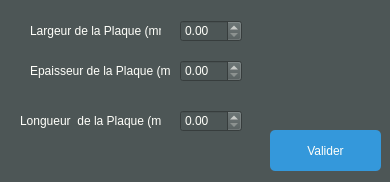
<?xml version="1.0" encoding="UTF-8"?>
<ui version="4.0">
 <class>Reglage</class>
 <widget class="QDialog" name="Reglage">
  <property name="geometry">
   <rect>
    <x>0</x>
    <y>0</y>
    <width>390</width>
    <height>182</height>
   </rect>
  </property>
  <property name="windowTitle">
   <string>Dialog</string>
  </property>
  <property name="styleSheet">
   <string notr="true">background : rgb(77, 86, 86  );
color : rgb(255,255,250);
font-family: &quot;New Century Schoolbook&quot; ;</string>
  </property>
  <widget class="QPushButton" name="Valider_Plaque">
   <property name="geometry">
    <rect>
     <x>270</x>
     <y>130</y>
     <width>111</width>
     <height>41</height>
    </rect>
   </property>
   <property name="styleSheet">
    <string notr="true">#Valider_Plaque{
background: rgb(52, 152, 219);
border-radius:5px;
 }
#Valider_Plaque::hover { 
background : rgb(21, 67, 96 );
color:white;
}
</string>
   </property>
   <property name="text">
    <string>Valider</string>
   </property>
  </widget>
  <widget class="QLabel" name="Texte_Larg_Plaque">
   <property name="geometry">
    <rect>
     <x>30</x>
     <y>10</y>
     <width>131</width>
     <height>41</height>
    </rect>
   </property>
   <property name="styleSheet">
    <string notr="true"/>
   </property>
   <property name="text">
    <string>Largeur de la Plaque (mm)</string>
   </property>
  </widget>
  <widget class="QDoubleSpinBox" name="Largeur_Plaque">
   <property name="geometry">
    <rect>
     <x>180</x>
     <y>20</y>
     <width>62</width>
     <height>22</height>
    </rect>
   </property>
  </widget>
  <widget class="QDoubleSpinBox" name="Epaisseur_Plaque">
   <property name="geometry">
    <rect>
     <x>180</x>
     <y>60</y>
     <width>62</width>
     <height>22</height>
    </rect>
   </property>
  </widget>
  <widget class="QDoubleSpinBox" name="Longueur_Plaque">
   <property name="geometry">
    <rect>
     <x>180</x>
     <y>110</y>
     <width>62</width>
     <height>22</height>
    </rect>
   </property>
  </widget>
  <widget class="QLabel" name="Texte_Epais_Plaque">
   <property name="geometry">
    <rect>
     <x>30</x>
     <y>50</y>
     <width>141</width>
     <height>41</height>
    </rect>
   </property>
   <property name="text">
    <string>Epaisseur de la Plaque (mm)</string>
   </property>
  </widget>
  <widget class="QLabel" name="Texte_Long_Plaque">
   <property name="geometry">
    <rect>
     <x>20</x>
     <y>100</y>
     <width>141</width>
     <height>41</height>
    </rect>
   </property>
   <property name="text">
    <string>Longueur  de la Plaque (mm)</string>
   </property>
  </widget>
 </widget>
 <resources/>
 <connections/>
</ui>
